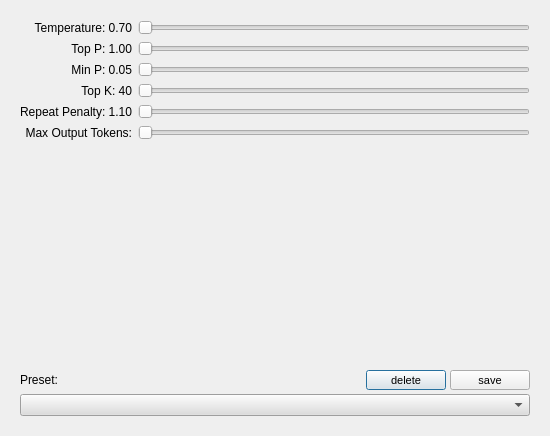
<?xml version="1.0" encoding="UTF-8"?>
<ui version="4.0">
 <class>Dialog</class>
 <widget class="QDialog" name="Dialog">
  <property name="geometry">
   <rect>
    <x>0</x>
    <y>0</y>
    <width>550</width>
    <height>436</height>
   </rect>
  </property>
  <property name="windowTitle">
   <string>Dialog</string>
  </property>
  <layout class="QGridLayout" name="gridLayout">
   <item row="0" column="0">
    <widget class="QWidget" name="InferancePresetsWidget" native="true">
     <layout class="QGridLayout" name="gridLayout_2">
      <item row="0" column="0">
       <layout class="QVBoxLayout" name="verticalLayout">
        <item>
         <layout class="QHBoxLayout" name="horizontalLayout_36">
          <item>
           <layout class="QVBoxLayout" name="verticalLayout_32">
            <item>
             <widget class="QLabel" name="temp_label_5">
              <property name="text">
               <string>Temperature: 0.70</string>
              </property>
              <property name="alignment">
               <set>Qt::AlignRight|Qt::AlignTrailing|Qt::AlignVCenter</set>
              </property>
             </widget>
            </item>
            <item>
             <widget class="QLabel" name="top_p_label_5">
              <property name="text">
               <string>Top P: 1.00</string>
              </property>
              <property name="alignment">
               <set>Qt::AlignRight|Qt::AlignTrailing|Qt::AlignVCenter</set>
              </property>
             </widget>
            </item>
            <item>
             <widget class="QLabel" name="min_p_label_5">
              <property name="text">
               <string>Min P: 0.05</string>
              </property>
              <property name="alignment">
               <set>Qt::AlignRight|Qt::AlignTrailing|Qt::AlignVCenter</set>
              </property>
             </widget>
            </item>
            <item>
             <widget class="QLabel" name="top_k_label_5">
              <property name="text">
               <string>Top K: 40</string>
              </property>
              <property name="alignment">
               <set>Qt::AlignRight|Qt::AlignTrailing|Qt::AlignVCenter</set>
              </property>
             </widget>
            </item>
            <item>
             <widget class="QLabel" name="repeat_penalty_label_5">
              <property name="text">
               <string>Repeat Penalty: 1.10</string>
              </property>
              <property name="alignment">
               <set>Qt::AlignRight|Qt::AlignTrailing|Qt::AlignVCenter</set>
              </property>
             </widget>
            </item>
            <item>
             <widget class="QLabel" name="max_output_label_5">
              <property name="text">
               <string>Max Output Tokens:</string>
              </property>
              <property name="alignment">
               <set>Qt::AlignRight|Qt::AlignTrailing|Qt::AlignVCenter</set>
              </property>
             </widget>
            </item>
           </layout>
          </item>
          <item>
           <layout class="QVBoxLayout" name="verticalLayout_33">
            <item>
             <widget class="QSlider" name="temp_slider_2">
              <property name="styleSheet">
               <string notr="true">selection-background-color: @color2;</string>
              </property>
              <property name="maximum">
               <number>200</number>
              </property>
              <property name="orientation">
               <enum>Qt::Horizontal</enum>
              </property>
             </widget>
            </item>
            <item>
             <widget class="QSlider" name="top_p_slider_2">
              <property name="styleSheet">
               <string notr="true">selection-background-color: @color2;</string>
              </property>
              <property name="maximum">
               <number>100</number>
              </property>
              <property name="orientation">
               <enum>Qt::Horizontal</enum>
              </property>
             </widget>
            </item>
            <item>
             <widget class="QSlider" name="min_p_slider_2">
              <property name="styleSheet">
               <string notr="true">selection-background-color: @color2;</string>
              </property>
              <property name="maximum">
               <number>100</number>
              </property>
              <property name="orientation">
               <enum>Qt::Horizontal</enum>
              </property>
             </widget>
            </item>
            <item>
             <widget class="QSlider" name="top_k_slider_2">
              <property name="styleSheet">
               <string notr="true">selection-background-color: @color2;</string>
              </property>
              <property name="minimum">
               <number>1</number>
              </property>
              <property name="maximum">
               <number>100</number>
              </property>
              <property name="orientation">
               <enum>Qt::Horizontal</enum>
              </property>
             </widget>
            </item>
            <item>
             <widget class="QSlider" name="repeat_penalty_slider_2">
              <property name="styleSheet">
               <string notr="true">selection-background-color: @color2;</string>
              </property>
              <property name="minimum">
               <number>100</number>
              </property>
              <property name="maximum">
               <number>200</number>
              </property>
              <property name="orientation">
               <enum>Qt::Horizontal</enum>
              </property>
             </widget>
            </item>
            <item>
             <widget class="QSlider" name="max_output_horizontalSlider_2">
              <property name="styleSheet">
               <string notr="true">selection-background-color: @color2;</string>
              </property>
              <property name="maximum">
               <number>30000</number>
              </property>
              <property name="orientation">
               <enum>Qt::Horizontal</enum>
              </property>
             </widget>
            </item>
           </layout>
          </item>
         </layout>
        </item>
        <item>
         <spacer name="verticalSpacer">
          <property name="orientation">
           <enum>Qt::Vertical</enum>
          </property>
          <property name="sizeHint" stdset="0">
           <size>
            <width>20</width>
            <height>40</height>
           </size>
          </property>
         </spacer>
        </item>
        <item>
         <layout class="QVBoxLayout" name="verticalLayout_34">
          <property name="spacing">
           <number>4</number>
          </property>
          <item>
           <layout class="QHBoxLayout" name="horizontalLayout_37">
            <item>
             <widget class="QLabel" name="label_15">
              <property name="sizePolicy">
               <sizepolicy hsizetype="Expanding" vsizetype="Preferred">
                <horstretch>0</horstretch>
                <verstretch>0</verstretch>
               </sizepolicy>
              </property>
              <property name="text">
               <string>Preset:</string>
              </property>
             </widget>
            </item>
            <item>
             <widget class="QPushButton" name="pushButtonInferrancePresetDelete_2">
              <property name="minimumSize">
               <size>
                <width>0</width>
                <height>20</height>
               </size>
              </property>
              <property name="maximumSize">
               <size>
                <width>16777215</width>
                <height>20</height>
               </size>
              </property>
              <property name="font">
               <font>
                <pointsize>8</pointsize>
               </font>
              </property>
              <property name="styleSheet">
               <string notr="true">background-color: @color1;
color: black;
</string>
              </property>
              <property name="text">
               <string>delete</string>
              </property>
             </widget>
            </item>
            <item>
             <widget class="QPushButton" name="pushButtonInferrancePresetSave_2">
              <property name="minimumSize">
               <size>
                <width>0</width>
                <height>20</height>
               </size>
              </property>
              <property name="maximumSize">
               <size>
                <width>16777215</width>
                <height>20</height>
               </size>
              </property>
              <property name="font">
               <font>
                <pointsize>8</pointsize>
               </font>
              </property>
              <property name="styleSheet">
               <string notr="true">background-color: @color2;
color: black;
</string>
              </property>
              <property name="text">
               <string>save</string>
              </property>
             </widget>
            </item>
           </layout>
          </item>
          <item>
           <layout class="QHBoxLayout" name="horizontalLayout_38">
            <item>
             <widget class="QComboBox" name="comboBoxInferrancePreset_2">
              <property name="sizePolicy">
               <sizepolicy hsizetype="Expanding" vsizetype="Fixed">
                <horstretch>0</horstretch>
                <verstretch>0</verstretch>
               </sizepolicy>
              </property>
              <property name="styleSheet">
               <string notr="true">selection-background-color: #7d86b6;
background-color: rgb(221, 221, 221);
</string>
              </property>
             </widget>
            </item>
           </layout>
          </item>
         </layout>
        </item>
       </layout>
      </item>
     </layout>
    </widget>
   </item>
  </layout>
 </widget>
 <resources/>
 <connections/>
</ui>
